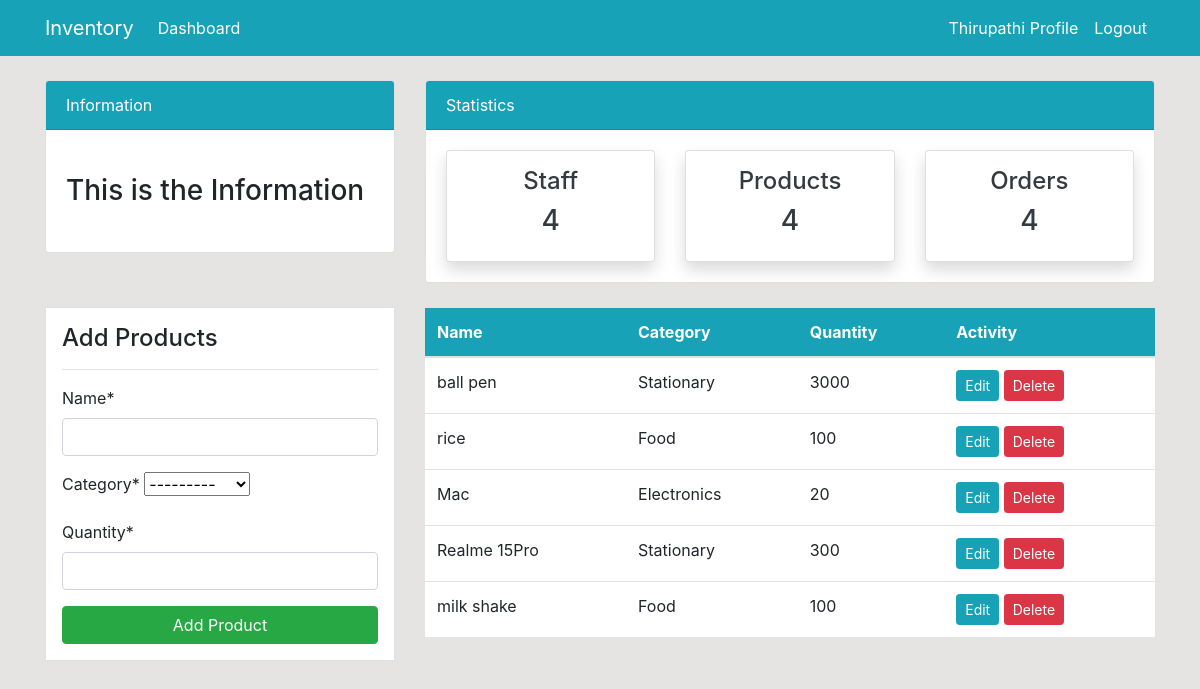
The app's page /product/ (signed in) with its own data.
### inventory/models.py (models this page shows, shortened)
class Product(models.Model):
    name = models.CharField(max_length=100, null=True)
    category = models.CharField(max_length=20, choices= CATEGORY,null=True)
    quantity = models.PositiveIntegerField(null=True)
    class Meta:
        verbose_name_plural = 'Product'

### inventory/views.py (the view)
# urls.py: path('product/',views.product, name='inventory-product'),
@login_required
def product(request):
    items = Product.objects.all()
    if request.method == 'POST':
        form = ProductForm(request.POST)
        if form.is_valid():
            form.save()
            return redirect('inventory-product')
    else:
        form = ProductForm()
    context = {
        'items' : items,
        'form' : form,
    }
    return render(request,'inventory/product.html',context)

### inventory/forms.py
class ProductForm(forms.ModelForm):
    class Meta:
        model= Product
        fields = ['name','category','quantity']

### templates/inventory/product.html (shortened to what this page needs)
{% extends "partials/base.html" %}
{% load crispy_forms_tags %}
{% block content %}
{% include 'partials/topnav.html' %}
<div class="container">
    <div class="row my-4">
        <div class="col-md-4">
            <div class="border bg-white p-3">
                <h4>Add Products</h4>
                <hr>
                <form method = 'POST'>
                    {{form|crispy}}
                    <input class="btn btn-success btn-block" type="submit" value="Add Product">
                </form>
            </div>
        </div>
        <div class="col-md-8">
            <table class="table bg-white">
                <thead class="bg-info">
                    <tr class="text-white">
                        <th scope="col">Name</th>
                        <th scope="col">Category</th>
                        <th scope="col">Quantity</th>
                        <th scope="col">Activity</th>
                    </tr>
                </thead>
                <tbody>
                    {% for item in items %}
                    <tr>
                        <td>{{item.name}}</td>
                        <td>{{item.category}}</td>
                        <td>{{item.quantity}}</td>
                        <td>
                            <a class="btn btn-info btn-sm" href="{% url "inventory-product-update" item.id %}">Edit</a>
                            <a class="btn btn-danger btn-sm" href="{% url "inventory-product-delete" item.id %}">Delete</a>
                        </td>
                    </tr>
                    {% endfor %}
                </tbody>
            </table>
        </div>
    </div>
</div>
{% endblock content %}

### templates/partials/nav.html (shortened to what this page needs)
<nav class="navbar navbar-expand-lg navbar-info bg-info">
    <div class="container">
        {% if user.is_authenticated %}
            <a class="navbar-brand text-white" href="{% url 'inventory-index' %}">Inventory</a>
            <div class="collapse navbar-collapse" id="navbarSupportedContent">
                <ul class="navbar-nav mr-auto">
                    <li class="nav-item active">
                        <a class="nav-link text-white" href="{% url 'inventory-index' %}">Dashboard </a>
                    </li>
                </ul>
                <ul class="navbar-nav ml-auto">
                    <li class="nav-item active">
                        <a class="nav-link text-white" href={% url "user-profile" %}>{{user.username}} Profile
                    </li>
                    <li class="nav-item">
                        <a class="nav-link text-white" href="{% url 'user-logout' %}">Logout</a>
                    </li>
                </ul>
            {% endif %}
        </div>
    </div>
</nav>

### static/style.css (style rules this page uses)
body { background: rgb(230, 227, 227); }

### records on screen
Product: name "ball pen", category "Stationary", quantity "3000"
Product: name "rice", category "Food", quantity "100"
Product: name "Mac", category "Electronics", quantity "20"
Product: name "Realme 15Pro", category "Stationary", quantity "300"
Product: name "milk shake", category "Food", quantity "100"

### other values on screen
{{ user.username }} "Thirupathi"
